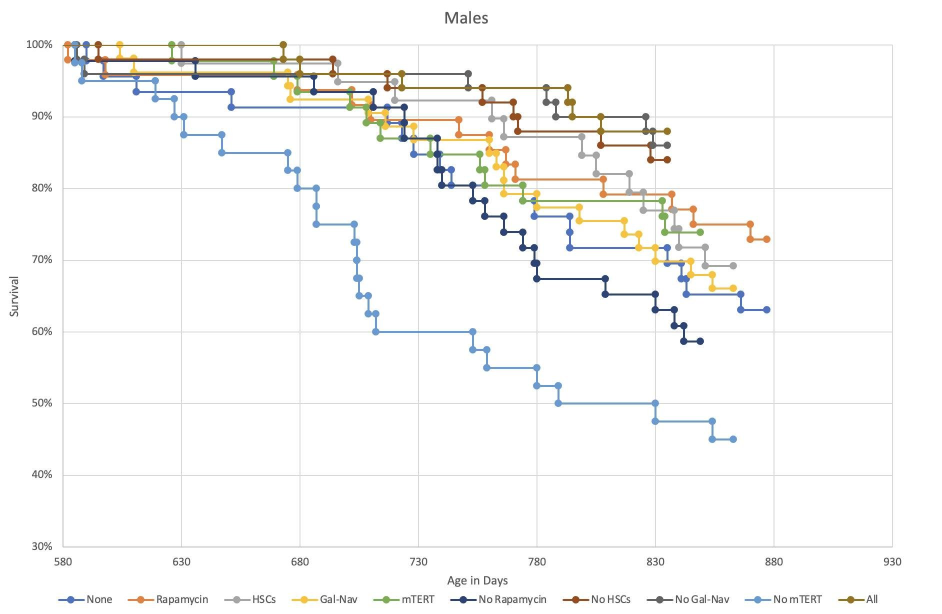
#> input picture Individual Datasets/img/23_12_RMR_Males.jpg, 1884 x 1228 px (shown at 1/2 size)
$ jupyter execute --allow-errors DF_001_ExtractingPointsFromPlot.ipynb
#> lines starting #> are read from the running program, lines starting #| are printed output that depends on the picture
[cell 1]
import cv2
import numpy as np
import pandas as pd
import matplotlib.pyplot as plt
from matplotlib.ticker import FuncFormatter
from lifelines import KaplanMeierFitter

[cell 2]
# Define constants
ROUNDING_DIGITS = 2
STARTING_DAY = 580

We need data of single and multiple treatments. For that we used the data of the first study of ['Robust Mouse Rejuvenation' (RMR)](https://www.levf.org/projects/robust-mouse-rejuvenation-study-1). Unfortunately we did not get access to their data set, but their evaluation plots are available [online](https://www.levf.org/projects/robust-mouse-rejuvenation-study-1/study-updates/november-5th-2023-cem49). So lets have a look at it.

[cell 3]
raw_plot_image_male = cv2.imread('Individual Datasets/img/23_12_RMR_Males.jpg')
#> raw_plot_image_male is the input picture: shape (1228, 1884, 3); mean B, G, R 247.9, 248.7, 248.7
plt.imshow(raw_plot_image_male)
plt.show()
raw_plot_image_female = cv2.imread('Individual Datasets/img/23_12_RMR_Females.jpg')
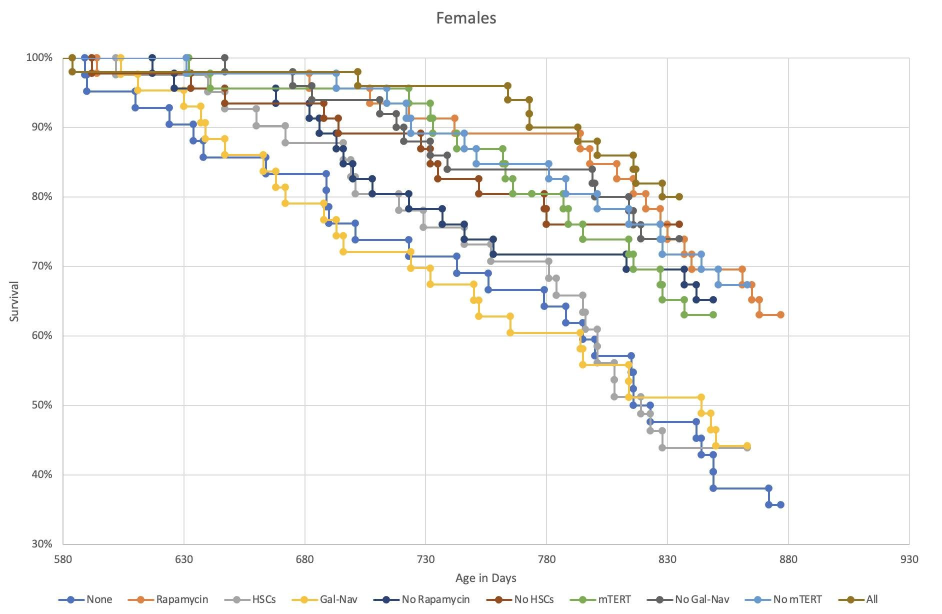
#> input picture Individual Datasets/img/23_12_RMR_Females.jpg, 1884 x 1228 px (shown at 1/2 size)
#> raw_plot_image_female is the input picture: shape (1228, 1884, 3); mean B, G, R 247.1, 248.2, 248.3
plt.imshow(raw_plot_image_female)
plt.show()

We are lucky that there are not that many data points in each plot. So that is why we took the fastest option for us and collected the data points manually. For that we used [plotdigitilizer](https://plotdigitizer.com/).

[cell 4]
def loadCSV(path):
    df = pd.read_csv(
        "Individual Datasets/plot_data/female_All.csv",
        skiprows=0,
        sep=",",
        engine="python",
        decimal=".",
        dtype={'x': 'float64', 'y': 'float64'}
        )

    # Strip leading/trailing spaces from column names -> e.g. ' y' -> 'y'
    df.columns = df.columns.str.strip()
    return df

#> (the rest of this cell did not finish here and is left out)

First you can see that each data point provides a lot of floating point numbers. That comes from the manual elicitation of the data points.

That is why we decided to round the points to **2 digits** in our analysis to denoise our data. Furthermore we added the starting point **(580, 1)** by hand. We did this because the study started their interventions with the mice after **18 months**. (See [RMR](https://www.levf.org/projects/robust-mouse-rejuvenation-study-1))

[cell 5]
def roundNumbers(df):
    df = df.apply(lambda x:round(x, ROUNDING_DIGITS))
    return df

#> (the rest of this cell did not finish here and is left out)

## Sanity Check
We want to see if our data points are representing the data of the figures. We will check this with a plot.

[cell 6]
fig, ax = plt.subplots()

# We want to save the image as a .jpg file because the input file is also given as .jpg

# Desired pixel dimensions
width_px = 1884
height_px = 1228
dpi = 300

# Calculate the size in inches. That is necessary because we have to set the figure in inches
width_in = width_px / dpi
height_in = height_px / dpi

#> (the rest of this cell did not finish here and is left out)

#> (a cell that did not finish here is left out)

[cell 8]
sanity_check_female = cv2.imread('Individual Datasets/img/2401_sanity_check.jpg')
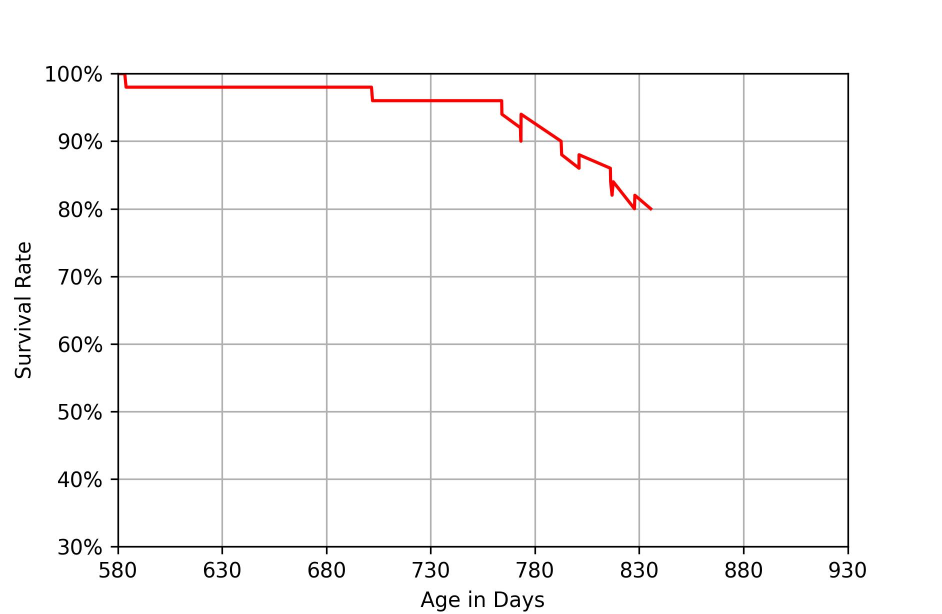
#> input picture Individual Datasets/img/2401_sanity_check.jpg, 1884 x 1228 px (shown at 1/2 size)
#> sanity_check_female is the input picture: shape (1228, 1884, 3); mean B, G, R 248.4, 248.4, 249.3
plt.figure()

# Display the first image
plt.imshow(raw_plot_image_female)

# Overlay the second image with 50% opacity
plt.imshow(sanity_check_female, alpha=0.5)
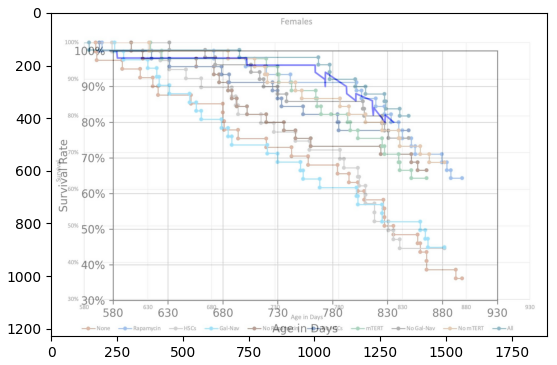
#> figure drawn by matplotlib, 1 panel; B, G, R data is drawn as R, G, B
